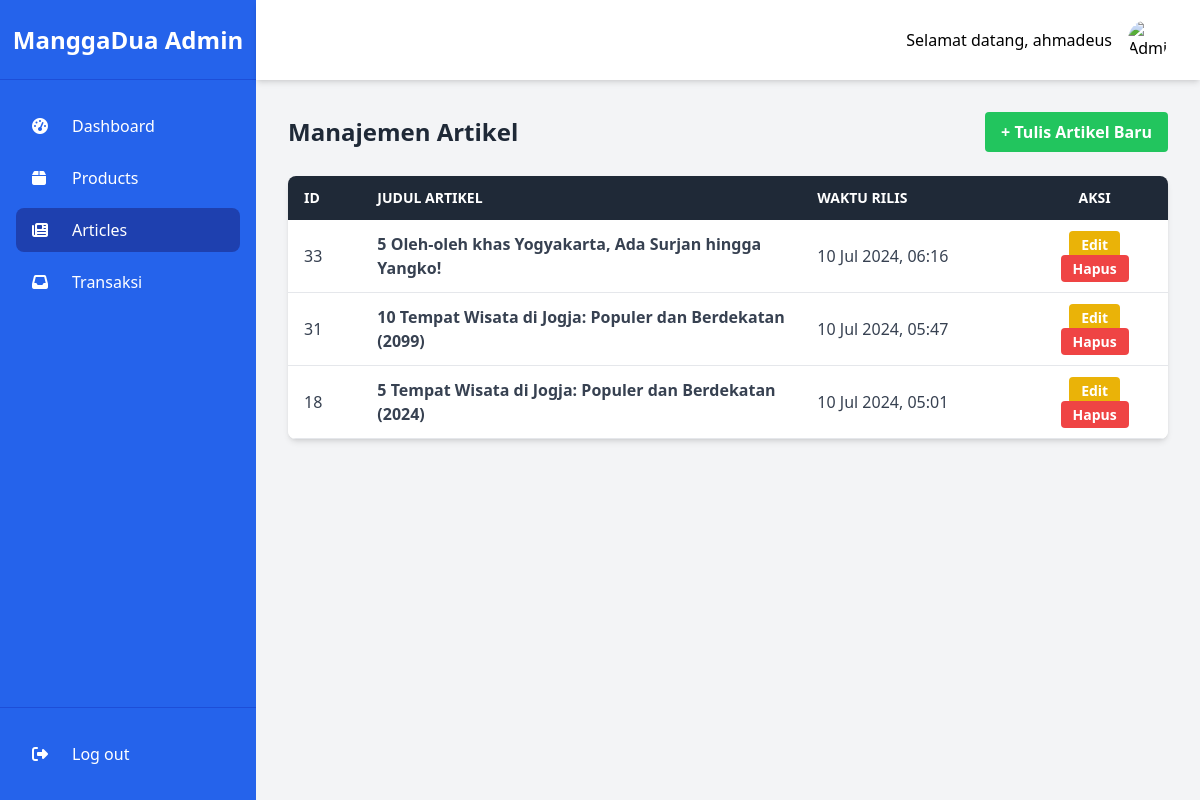
The app's page /admin/artikel_admin.php (signed in) with its own data.
### tables this page shows
CREATE TABLE `artikel` (
  `id` int(11) NOT NULL,
  `judul` varchar(255) NOT NULL,
  `judul_gambar` varchar(255) DEFAULT NULL,
  `about` text DEFAULT NULL,
  `waktu_rilis` timestamp NULL DEFAULT current_timestamp(),
  `subjudul1` varchar(255) DEFAULT NULL,
  `gambar1` varchar(255) DEFAULT NULL,
  `teks1` text DEFAULT NULL,
  `subjudul2` varchar(255) DEFAULT NULL,
  `gambar2` varchar(255) DEFAULT NULL,
  `teks2` text DEFAULT NULL,
  `subjudul3` varchar(255) DEFAULT NULL,
  `gambar3` varchar(255) DEFAULT NULL,
  `teks3` text DEFAULT NULL,
  `subjudul4` varchar(255) DEFAULT NULL,
  `gambar4` varchar(255) DEFAULT NULL,
  `teks4` text DEFAULT NULL,
  `subjudul5` varchar(255) DEFAULT NULL,
  `gambar5` varchar(255) DEFAULT NULL,
  `teks5` text DEFAULT NULL
);

### admin/artikel_admin.php (the view, shortened to what this page needs)
<?php
include 'admin_header.php';
require_once '../db_connection.php';
$sql = "SELECT id, judul, waktu_rilis FROM artikel ORDER BY waktu_rilis DESC";
$result = mysqli_query($conn, $sql);
?>
<div class="flex justify-between items-center mb-6">
    <h1 class="text-2xl font-bold text-gray-800">Manajemen Artikel</h1>
    <a href="tambah_artikel.php" class="bg-green-500 hover:bg-green-700 text-white font-bold py-2 px-4 rounded">
        + Tulis Artikel Baru
    </a>
</div>
<div class="bg-white shadow-md rounded-lg overflow-x-auto">
    <table class="min-w-full bg-white">
        <thead class="bg-gray-800 text-white">
            <tr>
                <th class="w-1/12 text-left py-3 px-4 uppercase font-semibold text-sm">ID</th>
                <th class="w-6/12 text-left py-3 px-4 uppercase font-semibold text-sm">Judul Artikel</th>
                <th class="w-3/12 text-left py-3 px-4 uppercase font-semibold text-sm">Waktu Rilis</th>
                <th class="w-2/12 text-center py-3 px-4 uppercase font-semibold text-sm">Aksi</th>
            </tr>
        </thead>
        <tbody class="text-gray-700">
            <?php if (mysqli_num_rows($result) > 0): ?>
                <?php while($row = mysqli_fetch_assoc($result)): ?>
                    <tr class="border-b border-gray-200 hover:bg-gray-100">
                        <td class="py-3 px-4"><?php echo $row['id']; ?></td>
                        <td class="py-3 px-4 font-semibold"><?php echo htmlspecialchars($row['judul']); ?></td>
                        <td class="py-3 px-4"><?php echo date('d M Y, H:i', strtotime($row['waktu_rilis'])); ?></td>
                        <td class="py-3 px-4 text-center">
                            <a href="edit_artikel.php?id=<?php echo $row['id']; ?>" class="bg-yellow-500 hover:bg-yellow-700 text-white font-bold py-1 px-3 rounded text-sm">
                                Edit
                            </a>
                            <a href="delete_artikel.php?id=<?php echo $row['id']; ?>" class="bg-red-500 hover:bg-red-700 text-white font-bold py-1 px-3 rounded text-sm" onclick="return confirm('Apakah Anda yakin ingin menghapus artikel ini?')">
                                Hapus
                            </a>
                        </td>
                    </tr>
                <?php endwhile; ?>
            <?php else: ?>
                <tr>
                    <td colspan="4" class="text-center py-5">Belum ada artikel. Silakan tulis artikel baru.</td>
                </tr>
            <?php endif; ?>
        </tbody>
    </table>
</div>
<?php
include 'admin_footer.php';
?>

### admin/admin_header.php (shortened to what this page needs)
<?php
$admin_username = $_SESSION['username'];
?>
<!DOCTYPE html>
<html lang="en">
<head>
    <script src="https://cdn.tailwindcss.com"></script>
    <link href="https://cdn.jsdelivr.net/npm/flowbite@2.4.1/dist/flowbite.min.css" rel="stylesheet" />
    <link rel="stylesheet" href="https://cdnjs.cloudflare.com/ajax/libs/font-awesome/6.5.2/css/all.min.css" />
</head>
<body class="bg-gray-100">
<div class="flex h-screen bg-gray-100">
    <aside class="w-64 bg-blue-600 text-white flex flex-col">
        <div class="h-20 flex items-center justify-center border-b border-blue-700">
            <a href="dashboard_home.php" class="text-2xl font-bold">ManggaDua Admin</a>
        </div>
        <nav class="flex-1 px-4 py-6 space-y-2">
            <a href="dashboard_home.php" class="flex items-center px-4 py-2.5 rounded-lg transition duration-200 hover:bg-blue-700 <?php if(basename($_SERVER['PHP_SELF']) == 'dashboard_home.php') echo 'bg-blue-800'; ?>">
                <i class="fas fa-tachometer-alt w-6"></i>
                <span class="ml-4">Dashboard</span>
            </a>
            <a href="dashboard_product.php" class="flex items-center px-4 py-2.5 rounded-lg transition duration-200 hover:bg-blue-700 <?php if(basename($_SERVER['PHP_SELF']) == 'dashboard_product.php') echo 'bg-blue-800'; ?>">
                <i class="fas fa-box w-6"></i>
                <span class="ml-4">Products</span>
            </a>
            <a href="artikel_admin.php" class="flex items-center px-4 py-2.5 rounded-lg transition duration-200 hover:bg-blue-700 <?php if(basename($_SERVER['PHP_SELF']) == 'artikel_admin.php') echo 'bg-blue-800'; ?>">
                <i class="fas fa-newspaper w-6"></i>
                <span class="ml-4">Articles</span>
            </a>
            <a href="transaksi_admin.php" class="flex items-center px-4 py-2.5 rounded-lg transition duration-200 hover:bg-blue-700 <?php if(basename($_SERVER['PHP_SELF']) == 'transaksi_admin.php') echo 'bg-blue-800'; ?>">
                <i class="fas fa-inbox w-6"></i>
                <span class="ml-4">Transaksi</span>
            </a>
        </nav>
        <div class="px-4 py-6 border-t border-blue-700">
            <a href="logout_admin.php" class="flex items-center px-4 py-2.5 rounded-lg transition duration-200 hover:bg-blue-700">
                <i class="fas fa-sign-out-alt w-6"></i>
                <span class="ml-4">Log out</span>
            </a>
        </div>
    </aside>
    <div class="flex-1 flex flex-col">
        <header class="h-20 bg-white shadow-md flex items-center justify-between px-8">
            <div class="flex items-center">
                <span class="mr-4">Selamat datang, <?php echo htmlspecialchars($admin_username); ?></span>
                <img class="h-10 w-10 rounded-full object-cover" src="https://flowbite.com/docs/images/people/profile-picture-5.jpg" alt="Admin Profile">
            </div>
        </header>
        <main class="flex-1 p-8 overflow-y-auto">

### admin/admin_footer.php (shortened to what this page needs)
</main>
        </div>
    </div>
</body>
</html>

### records on screen
artikel: id "33", judul "5 Oleh-oleh khas Yogyakarta, Ada Surjan hingga Yangko!", waktu_rilis "10 Jul 2024, 06:16"
artikel: id "31", judul "10 Tempat Wisata di Jogja: Populer dan Berdekatan (2099)", waktu_rilis "10 Jul 2024, 05:47"
artikel: id "18", judul "5 Tempat Wisata di Jogja: Populer dan Berdekatan (2024)", waktu_rilis "10 Jul 2024, 05:01"

### other values on screen
$admin_username "ahmadeus"
